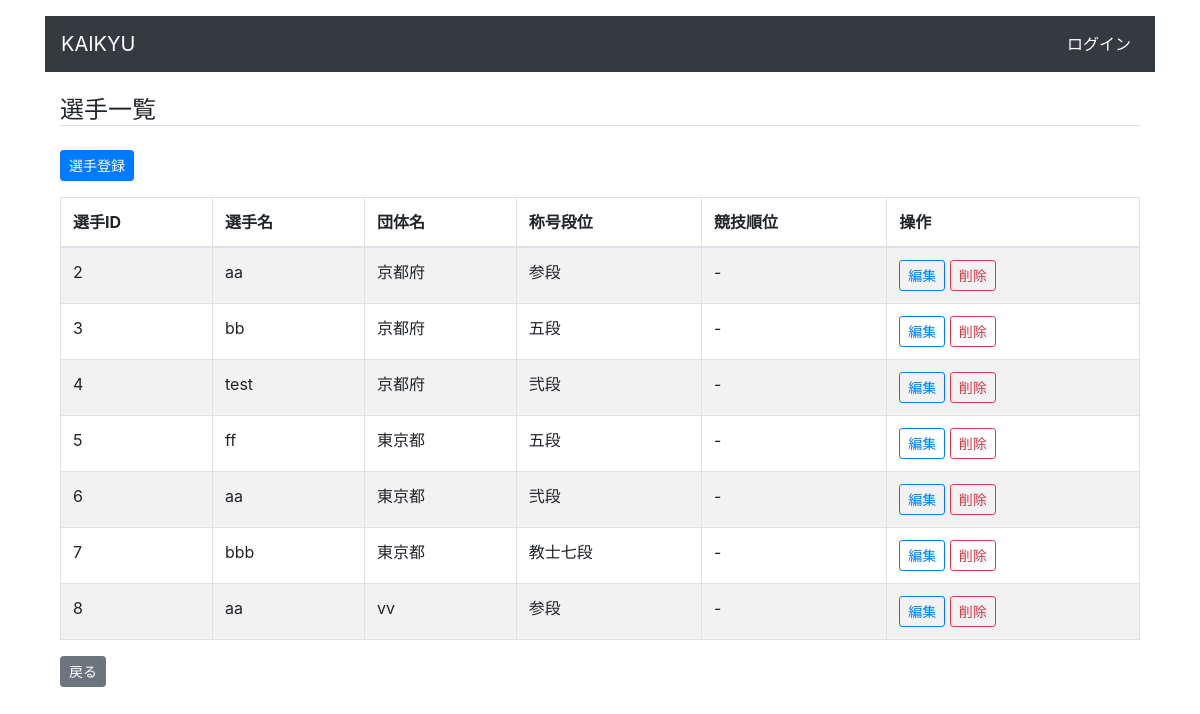
The page /cms/player_list/1 on the database its author committed.
### cms/models.py (models this page shows, shortened)
class Player(models.Model):
    DAN_CHOICES = [
        ("初段", "初段"),
        ("弐段", "弐段"),
        ("参段", "参段"),
        ("四段", "四段"),
        ("五段", "五段"),
        ("錬士五段", "錬士五段"),
        ("錬士六段", "錬士六段"),
        ("教士六段", "教士六段"),
        ("教士七段", "教士七段"),
        ("教士八段", "教士八段"),
        ("範士八段", "範士八段")
    ]
    competition = models.ForeignKey(
        Competition, verbose_name='大会', on_delete=models.CASCADE)
    name = models.CharField('選手名', max_length=255)
    team_name = models.CharField('団体名', max_length=255)
    dan = models.CharField('称号段位', max_length=255, choices=DAN_CHOICES)
    rank = models.CharField('順位', max_length=255)

### cms/views.py (the view)
# urls.py: path('player_list/<int:competition_id>',
def player_list(request, competition_id):
    players = Player.objects.filter(
        competition_id=competition_id).values()
    return render(request, 'cms/player_list.html', {'players': players, 'competition_id': competition_id})

### cms/templates/cms/player_list.html
{% extends "cms/base.html" %}
{% block content %}
<h4 class="mt-4 border-bottom">選手一覧</h4>
<a href="{% url 'cms:add_player' competition_id=competition_id %}" class="btn btn-primary btn-sm my-3">選手登録</a>
<table class="table table-striped table-bordered">
  <thead>
    <tr>
      <th scope="col">選手ID</th>
      <th scope="col">選手名</th>
      <th scope="col">団体名</th>
      <th scope="col">称号段位</th>
      <th scope="col">競技順位</th>
      <th scope="col">操作</th>
    </tr>
  </thead>
  <tbody>
    {% for player in players %}
    <tr>
      <td>{{ player.id }}</td>
      <td>
          {{ player.name }}
      </td>
      <td>{{ player.team_name }}</td>
      <td>{{ player.dan }}</td>
      <td>{{ player.rank }}</td>
      <td>
        <a href="{% url 'cms:edit_player' competition_id=competition_id player_id=player.id %}"
          class="btn btn-outline-primary btn-sm">
          編集
        </a>
        <a href="{% url 'cms:delete_player' competition_id=competition_id player_id=player.id %}"
          class="btn btn-outline-danger btn-sm">削除</a>
      </td>
    </tr>
    {% endfor %}
  </tbody>
</table>
<a href="{% url 'cms:match_list' competition_id=competition_id %}" class="btn btn-secondary btn-sm">戻る</a>
{% endblock content %}

### rows shown on the page
Player: id "2", name "aa", team_name "京都府", dan "参段", rank "-"
Player: id "3", name "bb", team_name "京都府", dan "五段", rank "-"
Player: id "4", name "test", team_name "京都府", dan "弐段", rank "-"
Player: id "5", name "ff", team_name "東京都", dan "五段", rank "-"
Player: id "6", name "aa", team_name "東京都", dan "弐段", rank "-"
Player: id "7", name "bbb", team_name "東京都", dan "教士七段", rank "-"
Player: id "8", name "aa", team_name "vv", dan "参段", rank "-"
